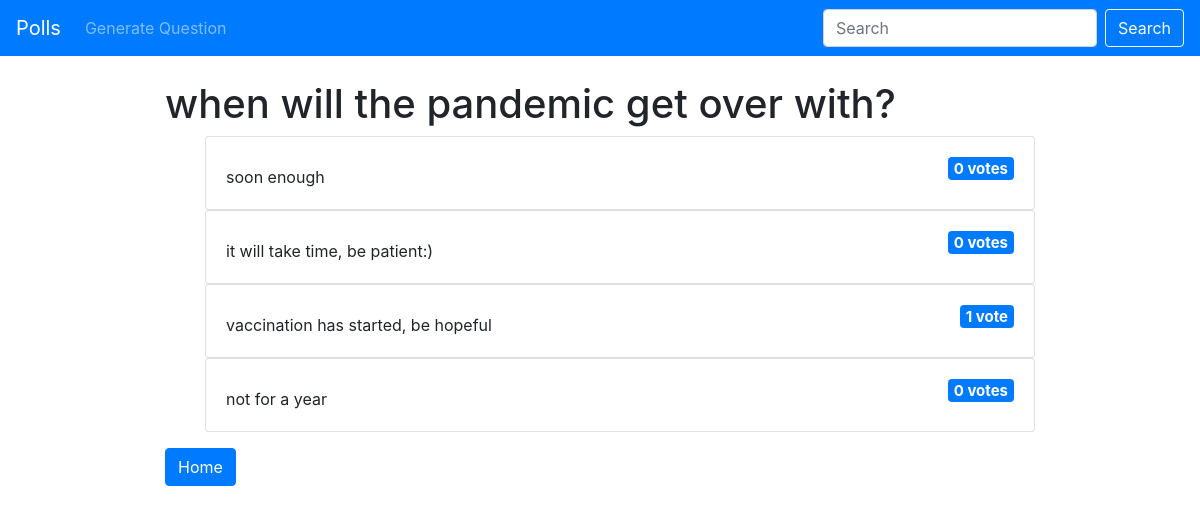
The app's page /polls/50/results/, older data.
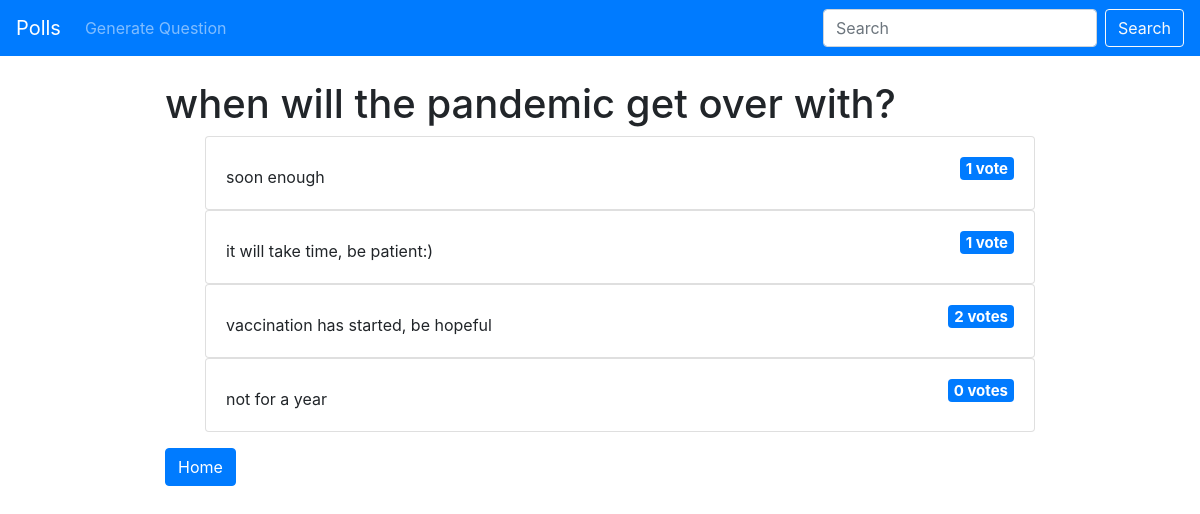
The same page, newer data.
### polls/models.py (models this page shows, shortened)
class Choice(models.Model):
	question = models.ForeignKey(Question, on_delete=models.CASCADE)
	choice_text = models.CharField(max_length=200)
	votes = models.IntegerField(default=0)

### polls/views.py (the view)
# urls.py: path('<int:pk>/results/', views.ResultsView.as_view(), name='results'),
class ResultsView(generic.DetailView):
	model = Question
	template_name = 'polls/results.html'

### polls/templates/polls/results.html (shortened to what this page needs)
{% extends 'polls/base.html' %}
{% block content %}
<h1>{{ question.question_text }}</h1>
<ul>
	{% for choice in question.choice_set.all %}
	<div class="card">
  	<div class="card-body">
  	<h5><span class="badge badge-primary float-right">{{ choice.votes }} vote{{ choice.votes | pluralize }}</span></h5>
	{{ choice.choice_text }}
</div>
</div>
	{% endfor %}
</ul>
<a href="{% url 'polls:index' %}" class="btn btn-primary">Home</a>
{% endblock %}

Row changes from the older to the newer data that the page shows:
changed Choice "soon enough": votes "0" → "1"; votes|pluralize "s" → (not shown)
changed Choice "it will take time, be patient:)": votes "0" → "1"; votes|pluralize "s" → (not shown)
changed Choice "vaccination has started, be hopeful": votes "1" → "2"; votes|pluralize (not shown) → "s"
